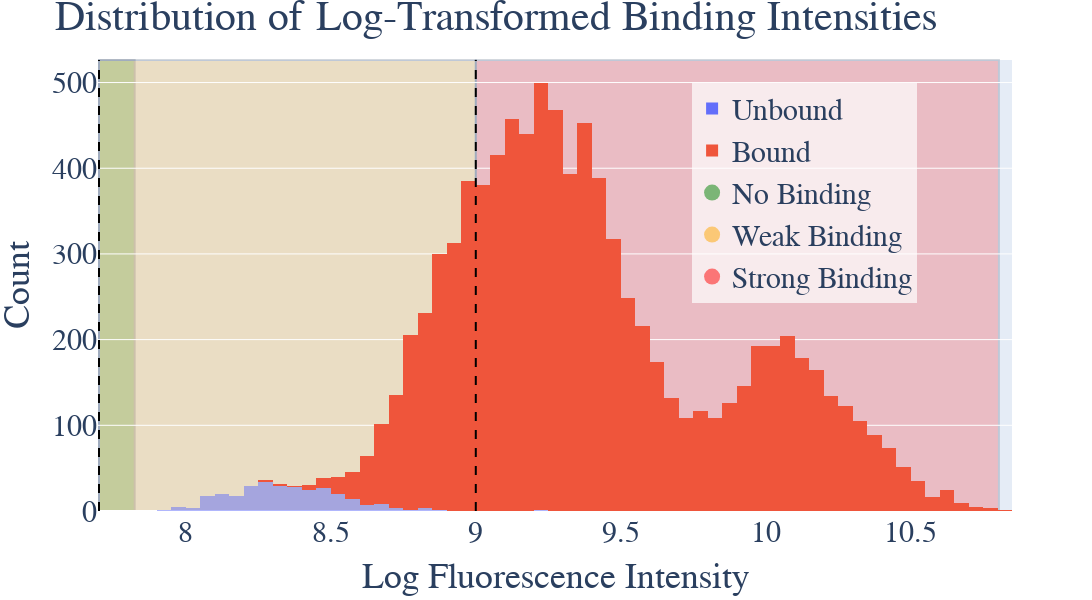

Here is the notebook cell this chart was saved with:
### Code cell
# Create histogram
fig = px.histogram(gcPBM_myc_final, x='Log Intensity', color='Probe', width=1100, height=600)

# Adjust opacity of bars
opacities = {'Unbound': 0.5, 'Bound': 1}
for trace in fig.data:
    category = trace.name
    trace.marker.opacity = opacities.get(category, 1)  # Default to 1 if category is not in opacities

# Add vertical dashed threshold lines
fig.add_shape(
    go.layout.Shape(type="line", x0=7.7, x1=7.7, y0=0, y1=1, 
                    line=dict(color="black", width=2, dash="dash"), 
                    xref="x", yref="paper")
)
fig.add_shape(
    go.layout.Shape(type="line", x0=9, x1=9, y0=0, y1=1, 
                    line=dict(color="black", width=2, dash="dash"), 
                    xref="x", yref="paper")
)

# Add background color shading
fig.add_shape(
    go.layout.Shape(type="rect", x0=min(gcPBM_myc_final['Log Intensity'])-0.1, x1=7.7, 
                    y0=0, y1=1, fillcolor="green", opacity=0.2, layer="below", 
                    xref="x", yref="paper")
)
fig.add_shape(
    go.layout.Shape(type="rect", x0=7.7, x1=9, 
                    y0=0, y1=1, fillcolor="orange", opacity=0.2, layer="below", 
                    xref="x", yref="paper")
)
fig.add_shape(
    go.layout.Shape(type="rect", x0=9, x1=max(gcPBM_myc_final['Log Intensity']), 
                    y0=0, y1=1, fillcolor="red", opacity=0.2, layer="below", 
                    xref="x", yref="paper")
)

# Add dummy traces for legend (invisible markers for color legend)
fig.add_trace(go.Scatter(
    x=[None], y=[None], mode="markers",
    marker=dict(size=25, color="green", opacity=0.5),
    name="No Binding"
))
fig.add_trace(go.Scatter(
    x=[None], y=[None], mode="markers",
    marker=dict(size=25, color="orange", opacity=0.5),
    name="Weak Binding"
))
fig.add_trace(go.Scatter(
    x=[None], y=[None], mode="markers",
    marker=dict(size=25, color="red", opacity=0.5),
    name="Strong Binding"
))

# Update layout with LaTeX font, larger text, and smaller legend inside the plot
fig.update_layout(
    title=r"Distribution of Log-Transformed Binding Intensities",
    xaxis_title=r"Log Fluorescence Intensity",
    yaxis_title=r"Count",
    font=dict(family="Latex", size=30),
    showlegend=True,
    legend=dict(
        x=0.65,  # Position inside the figure
        y=0.95,
        title='',
        font=dict(size=30),  # Smaller legend font
        bgcolor="rgba(255, 255, 255, 0.7)"  # Light background for readability
    )
)

fig.show()

### Figure 1 — Plotly figure (JSON) as saved in the notebook; plotly's stock layout.template omitted (floating-point values rounded to 4 significant figures; data arrays with more than 128 entries replaced by an {"elided": "..."} marker saying what was removed)
{"data": [{"alignmentgroup": "True", "bingroup": "x", "hovertemplate": "Probe=Unbound<br>Log Intensity=%{x}<br>count=%{y}<extra></extra>", "legendgroup": "Unbound", "marker": {"color": "#636efa", "opacity": 0.5, "pattern": {"shape": ""}}, "name": "Unbound", "offsetgroup": "Unbound", "orientation": "v", "showlegend": true, "type": "histogram", "x": {"elided": "294 float values"}, "xaxis": "x", "yaxis": "y"}, {"alignmentgroup": "True", "bingroup": "x", "hovertemplate": "Probe=Bound<br>Log Intensity=%{x}<br>count=%{y}<extra></extra>", "legendgroup": "Bound", "marker": {"color": "#EF553B", "opacity": 1, "pattern": {"shape": ""}}, "name": "Bound", "offsetgroup": "Bound", "orientation": "v", "showlegend": true, "type": "histogram", "x": {"elided": "8973 float values"}, "xaxis": "x", "yaxis": "y"}, {"marker": {"color": "green", "opacity": 0.5, "size": 25}, "mode": "markers", "name": "No Binding", "type": "scatter", "x": [null], "y": [null]}, {"marker": {"color": "orange", "opacity": 0.5, "size": 25}, "mode": "markers", "name": "Weak Binding", "type": "scatter", "x": [null], "y": [null]}, {"marker": {"color": "red", "opacity": 0.5, "size": 25}, "mode": "markers", "name": "Strong Binding", "type": "scatter", "x": [null], "y": [null]}], "layout": {"barmode": "relative", "font": {"family": "Latex", "size": 30}, "height": 600, "legend": {"bgcolor": "rgba(255, 255, 255, 0.7)", "font": {"size": 30}, "title": {"text": ""}, "tracegroupgap": 0, "x": 0.65, "y": 0.95}, "margin": {"t": 60}, "shapes": [{"line": {"color": "black", "dash": "dash", "width": 2}, "type": "line", "x0": 7.7, "x1": 7.7, "xref": "x", "y0": 0, "y1": 1, "yref": "paper"}, {"line": {"color": "black", "dash": "dash", "width": 2}, "type": "line", "x0": 9, "x1": 9, "xref": "x", "y0": 0, "y1": 1, "yref": "paper"}, {"fillcolor": "green", "layer": "below", "opacity": 0.2, "type": "rect", "x0": 7.823, "x1": 7.7, "xref": "x", "y0": 0, "y1": 1, "yref": "paper"}, {"fillcolor": "orange", "layer": "below", "opacity": 0.2, "type": "rect", "x0": 7.7, "x1": 9, "xref": "x", "y0": 0, "y1": 1, "yref": "paper"}, {"fillcolor": "red", "layer": "below", "opacity": 0.2, "type": "rect", "x0": 9, "x1": 10.8, "xref": "x", "y0": 0, "y1": 1, "yref": "paper"}], "showlegend": true, "title": {"text": "Distribution of Log-Transformed Binding Intensities"}, "width": 1100, "xaxis": {"anchor": "y", "domain": [0, 1], "title": {"text": "Log Fluorescence Intensity"}}, "yaxis": {"anchor": "x", "domain": [0, 1], "title": {"text": "Count"}}}}
